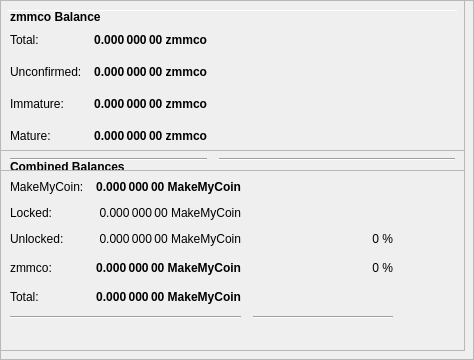
        <widget class="QFrame" name="frameObfuscation">
         <property name="minimumSize">
          <size>
           <width>0</width>
           <height>350</height>
          </size>
         </property>
         <property name="layoutDirection">
          <enum>Qt::LeftToRight</enum>
         </property>
         <property name="frameShape">
          <enum>QFrame::StyledPanel</enum>
         </property>
         <property name="frameShadow">
          <enum>QFrame::Raised</enum>
         </property>
         <widget class="QPushButton" name="runAutoDenom">
          <property name="geometry">
           <rect>
            <x>251</x>
            <y>17</y>
            <width>1</width>
            <height>1</height>
           </rect>
          </property>
          <property name="palette">
           <palette>
            <active>
             <colorrole role="WindowText">
              <brush brushstyle="SolidPattern">
               <color alpha="255">
                <red>0</red>
                <green>0</green>
                <blue>0</blue>
               </color>
              </brush>
             </colorrole>
             <colorrole role="Button">
              <brush brushstyle="SolidPattern">
               <color alpha="255">
                <red>239</red>
                <green>238</green>
                <blue>238</blue>
               </color>
              </brush>
             </colorrole>
             <colorrole role="Light">
              <brush brushstyle="SolidPattern">
               <color alpha="255">
                <red>255</red>
                <green>255</green>
                <blue>255</blue>
               </color>
              </brush>
             </colorrole>
             <colorrole role="Midlight">
              <brush brushstyle="SolidPattern">
               <color alpha="255">
                <red>247</red>
                <green>246</green>
                <blue>246</blue>
               </color>
              </brush>
             </colorrole>
             <colorrole role="Dark">
              <brush brushstyle="SolidPattern">
               <color alpha="255">
                <red>119</red>
                <green>119</green>
                <blue>119</blue>
               </color>
              </brush>
             </colorrole>
             <colorrole role="Mid">
              <brush brushstyle="SolidPattern">
               <color alpha="255">
                <red>159</red>
                <green>159</green>
                <blue>159</blue>
               </color>
              </brush>
             </colorrole>
             <colorrole role="Text">
              <brush brushstyle="SolidPattern">
               <color alpha="255">
                <red>0</red>
                <green>0</green>
                <blue>0</blue>
               </color>
              </brush>
             </colorrole>
             <colorrole role="BrightText">
              <brush brushstyle="SolidPattern">
               <color alpha="255">
                <red>255</red>
                <green>255</green>
                <blue>255</blue>
               </color>
              </brush>
             </colorrole>
             <colorrole role="ButtonText">
              <brush brushstyle="SolidPattern">
               <color alpha="255">
                <red>0</red>
                <green>0</green>
                <blue>0</blue>
               </color>
              </brush>
             </colorrole>
             <colorrole role="Base">
              <brush brushstyle="SolidPattern">
               <color alpha="255">
                <red>255</red>
                <green>255</green>
                <blue>255</blue>
               </color>
              </brush>
             </colorrole>
             <colorrole role="Window">
              <brush brushstyle="SolidPattern">
               <color alpha="255">
                <red>239</red>
                <green>238</green>
                <blue>238</blue>
               </color>
              </brush>
             </colorrole>
             <colorrole role="Shadow">
              <brush brushstyle="SolidPattern">
               <color alpha="255">
                <red>0</red>
                <green>0</green>
                <blue>0</blue>
               </color>
              </brush>
             </colorrole>
             <colorrole role="AlternateBase">
              <brush brushstyle="SolidPattern">
               <color alpha="255">
                <red>247</red>
                <green>246</green>
                <blue>246</blue>
               </color>
              </brush>
             </colorrole>
             <colorrole role="ToolTipBase">
              <brush brushstyle="SolidPattern">
               <color alpha="255">
                <red>255</red>
                <green>255</green>
                <blue>220</blue>
               </color>
              </brush>
             </colorrole>
             <colorrole role="ToolTipText">
              <brush brushstyle="SolidPattern">
               <color alpha="255">
                <red>0</red>
                <green>0</green>
                <blue>0</blue>
               </color>
              </brush>
             </colorrole>
            </active>
            <inactive>
             <colorrole role="WindowText">
              <brush brushstyle="SolidPattern">
               <color alpha="255">
                <red>0</red>
                <green>0</green>
                <blue>0</blue>
               </color>
              </brush>
             </colorrole>
             <colorrole role="Button">
              <brush brushstyle="SolidPattern">
               <color alpha="255">
                <red>239</red>
                <green>238</green>
                <blue>238</blue>
               </color>
              </brush>
             </colorrole>
             <colorrole role="Light">
              <brush brushstyle="SolidPattern">
               <color alpha="255">
                <red>255</red>
                <green>255</green>
                <blue>255</blue>
               </color>
              </brush>
             </colorrole>
             <colorrole role="Midlight">
              <brush brushstyle="SolidPattern">
               <color alpha="255">
                <red>247</red>
                <green>246</green>
                <blue>246</blue>
               </color>
              </brush>
             </colorrole>
             <colorrole role="Dark">
              <brush brushstyle="SolidPattern">
               <color alpha="255">
                <red>119</red>
                <green>119</green>
                <blue>119</blue>
               </color>
              </brush>
             </colorrole>
             <colorrole role="Mid">
              <brush brushstyle="SolidPattern">
               <color alpha="255">
                <red>159</red>
                <green>159</green>
                <blue>159</blue>
               </color>
              </brush>
             </colorrole>
             <colorrole role="Text">
              <brush brushstyle="SolidPattern">
               <color alpha="255">
                <red>0</red>
                <green>0</green>
                <blue>0</blue>
               </color>
              </brush>
             </colorrole>
             <colorrole role="BrightText">
              <brush brushstyle="SolidPattern">
               <color alpha="255">
                <red>255</red>
                <green>255</green>
                <blue>255</blue>
               </color>
              </brush>
             </colorrole>
             <colorrole role="ButtonText">
              <brush brushstyle="SolidPattern">
               <color alpha="255">
                <red>0</red>
                <green>0</green>
                <blue>0</blue>
               </color>
              </brush>
             </colorrole>
             <colorrole role="Base">
              <brush brushstyle="SolidPattern">
               <color alpha="255">
                <red>255</red>
                <green>255</green>
                <blue>255</blue>
               </color>
              </brush>
             </colorrole>
             <colorrole role="Window">
              <brush brushstyle="SolidPattern">
               <color alpha="255">
                <red>239</red>
                <green>238</green>
                <blue>238</blue>
               </color>
              </brush>
             </colorrole>
             <colorrole role="Shadow">
              <brush brushstyle="SolidPattern">
               <color alpha="255">
                <red>0</red>
                <green>0</green>
                <blue>0</blue>
               </color>
              </brush>
             </colorrole>
             <colorrole role="AlternateBase">
              <brush brushstyle="SolidPattern">
               <color alpha="255">
                <red>247</red>
                <green>246</green>
                <blue>246</blue>
               </color>
              </brush>
             </colorrole>
             <colorrole role="ToolTipBase">
              <brush brushstyle="SolidPattern">
               <color alpha="255">
                <red>255</red>
                <green>255</green>
                <blue>220</blue>
               </color>
              </brush>
             </colorrole>
             <colorrole role="ToolTipText">
              <brush brushstyle="SolidPattern">
               <color alpha="255">
                <red>0</red>
                <green>0</green>
                <blue>0</blue>
               </color>
              </brush>
             </colorrole>
            </inactive>
            <disabled>
             <colorrole role="WindowText">
              <brush brushstyle="SolidPattern">
               <color alpha="255">
                <red>119</red>
                <green>119</green>
                <blue>119</blue>
               </color>
              </brush>
             </colorrole>
             <colorrole role="Button">
              <brush brushstyle="SolidPattern">
               <color alpha="255">
                <red>239</red>
                <green>238</green>
                <blue>238</blue>
               </color>
              </brush>
             </colorrole>
             <colorrole role="Light">
              <brush brushstyle="SolidPattern">
               <color alpha="255">
                <red>255</red>
                <green>255</green>
                <blue>255</blue>
               </color>
              </brush>
             </colorrole>
             <colorrole role="Midlight">
              <brush brushstyle="SolidPattern">
               <color alpha="255">
                <red>247</red>
                <green>246</green>
                <blue>246</blue>
               </color>
              </brush>
             </colorrole>
             <colorrole role="Dark">
              <brush brushstyle="SolidPattern">
               <color alpha="255">
                <red>119</red>
                <green>119</green>
                <blue>119</blue>
               </color>
              </brush>
             </colorrole>
             <colorrole role="Mid">
              <brush brushstyle="SolidPattern">
               <color alpha="255">
                <red>159</red>
                <green>159</green>
                <blue>159</blue>
               </color>
              </brush>
             </colorrole>
             <colorrole role="Text">
              <brush brushstyle="SolidPattern">
               <color alpha="255">
                <red>119</red>
                <green>119</green>
                <blue>119</blue>
               </color>
              </brush>
             </colorrole>
             <colorrole role="BrightText">
              <brush brushstyle="SolidPattern">
               <color alpha="255">
                <red>255</red>
                <green>255</green>
                <blue>255</blue>
               </color>
              </brush>
             </colorrole>
             <colorrole role="ButtonText">
              <brush brushstyle="SolidPattern">
               <color alpha="255">
                <red>119</red>
                <green>119</green>
                <blue>119</blue>
               </color>
              </brush>
             </colorrole>
             <colorrole role="Base">
              <brush brushstyle="SolidPattern">
               <color alpha="255">
                <red>239</red>
                <green>238</green>
                <blue>238</blue>
               </color>
              </brush>
             </colorrole>
             <colorrole role="Window">
              <brush brushstyle="SolidPattern">
               <color alpha="255">
                <red>239</red>
                <green>238</green>
                <blue>238</blue>
               </color>
              </brush>
             </colorrole>
             <colorrole role="Shadow">
              <brush brushstyle="SolidPattern">
               <color alpha="255">
                <red>0</red>
                <green>0</green>
                <blue>0</blue>
               </color>
              </brush>
             </colorrole>
             <colorrole role="AlternateBase">
              <brush brushstyle="SolidPattern">
               <color alpha="255">
                <red>239</red>
                <green>238</green>
                <blue>238</blue>
               </color>
              </brush>
             </colorrole>
             <colorrole role="ToolTipBase">
              <brush brushstyle="SolidPattern">
               <color alpha="255">
                <red>255</red>
                <green>255</green>
                <blue>220</blue>
               </color>
              </brush>
             </colorrole>
             <colorrole role="ToolTipText">
              <brush brushstyle="SolidPattern">
               <color alpha="255">
                <red>0</red>
                <green>0</green>
                <blue>0</blue>
               </color>
              </brush>
             </colorrole>
            </disabled>
           </palette>
          </property>
          <property name="focusPolicy">
           <enum>Qt::NoFocus</enum>
          </property>
          <property name="autoFillBackground">
           <bool>true</bool>
          </property>
          <property name="text">
           <string/>
          </property>
          <property name="flat">
           <bool>true</bool>
          </property>
         </widget>
         <widget class="Line" name="line">
          <property name="geometry">
           <rect>
            <x>7</x>
            <y>10</y>
            <width>451</width>
            <height>1</height>
           </rect>
          </property>
          <property name="orientation">
           <enum>Qt::Horizontal</enum>
          </property>
         </widget>
         <widget class="QFrame" name="frame_3">
          <property name="geometry">
           <rect>
            <x>0</x>
            <y>150</y>
            <width>465</width>
            <height>201</height>
           </rect>
          </property>
          <property name="frameShape">
           <enum>QFrame::StyledPanel</enum>
          </property>
          <property name="frameShadow">
           <enum>QFrame::Raised</enum>
          </property>
          <layout class="QVBoxLayout" name="verticalLayout_5">
           <item>
            <layout class="QHBoxLayout" name="horizontalLayout_5" stretch="0">
             <item>
              <widget class="QLabel" name="label_5z">
               <property name="maximumSize">
                <size>
                 <width>16777215</width>
                 <height>20</height>
                </size>
               </property>
               <property name="font">
                <font>
                 <weight>75</weight>
                 <bold>true</bold>
                </font>
               </property>
               <property name="toolTip">
                <string>Combined Balances (including unconfirmed and immature coins)</string>
               </property>
               <property name="text">
                <string>&lt;html&gt;&lt;head/&gt;&lt;body&gt;&lt;p&gt;Combined Balances&lt;/p&gt;&lt;/body&gt;&lt;/html&gt;</string>
               </property>
              </widget>
             </item>
            </layout>
           </item>
           <item>
            <layout class="QGridLayout" name="gridLayout_3">
             <property name="spacing">
              <number>12</number>
             </property>
             <item row="7" column="0" colspan="2">
              <widget class="Line" name="lineSpendableBalance_3">
               <property name="orientation">
                <enum>Qt::Horizontal</enum>
               </property>
              </widget>
             </item>
             <item row="7" column="2">
              <widget class="Line" name="lineWatchBalance_3">
               <property name="sizePolicy">
                <sizepolicy hsizetype="Preferred" vsizetype="Fixed">
                 <horstretch>0</horstretch>
                 <verstretch>0</verstretch>
                </sizepolicy>
               </property>
               <property name="minimumSize">
                <size>
                 <width>140</width>
                 <height>0</height>
                </size>
               </property>
               <property name="orientation">
                <enum>Qt::Horizontal</enum>
               </property>
              </widget>
             </item>
             <item row="4" column="1">
              <widget class="QLabel" name="labelzBalancez">
               <property name="font">
                <font>
                 <weight>75</weight>
                 <bold>true</bold>
                </font>
               </property>
               <property name="cursor">
                <cursorShape>IBeamCursor</cursorShape>
               </property>
               <property name="toolTip">
                <string>Total of transactions that have yet to be confirmed, and do not yet count toward the spendable balance</string>
               </property>
               <property name="text">
                <string notr="true">0.000 000 00 MakeMyCoin</string>
               </property>
               <property name="alignment">
                <set>Qt::AlignRight|Qt::AlignTrailing|Qt::AlignVCenter</set>
               </property>
               <property name="textInteractionFlags">
                <set>Qt::LinksAccessibleByMouse|Qt::TextSelectableByKeyboard|Qt::TextSelectableByMouse</set>
               </property>
              </widget>
             </item>
             <item row="6" column="1">
              <widget class="QLabel" name="labelTotalz">
               <property name="font">
                <font>
                 <weight>75</weight>
                 <bold>true</bold>
                </font>
               </property>
               <property name="cursor">
                <cursorShape>IBeamCursor</cursorShape>
               </property>
               <property name="toolTip">
                <string>Total Balance, including unconfirmed and immature coins.</string>
               </property>
               <property name="text">
                <string notr="true">0.000 000 00 MakeMyCoin</string>
               </property>
               <property name="alignment">
                <set>Qt::AlignRight|Qt::AlignTrailing|Qt::AlignVCenter</set>
               </property>
               <property name="textInteractionFlags">
                <set>Qt::LinksAccessibleByMouse|Qt::TextSelectableByKeyboard|Qt::TextSelectableByMouse</set>
               </property>
              </widget>
             </item>
             <item row="4" column="3">
              <spacer name="horizontalSpacer_6">
               <property name="orientation">
                <enum>Qt::Horizontal</enum>
               </property>
               <property name="sizeHint" stdset="0">
                <size>
                 <width>40</width>
                 <height>20</height>
                </size>
               </property>
              </spacer>
             </item>
             <item row="6" column="0">
              <widget class="QLabel" name="labelTotalTextz">
               <property name="text">
                <string>Total:</string>
               </property>
              </widget>
             </item>
             <item row="1" column="0">
              <widget class="QLabel" name="labelBalanceTextz">
               <property name="text">
                <string>MakeMyCoin:</string>
               </property>
              </widget>
             </item>
             <item row="1" column="1">
              <widget class="QLabel" name="labelBalancez">
               <property name="font">
                <font>
                 <weight>75</weight>
                 <bold>true</bold>
                </font>
               </property>
               <property name="cursor">
                <cursorShape>IBeamCursor</cursorShape>
               </property>
               <property name="toolTip">
                <string>Your current spendable balance</string>
               </property>
               <property name="text">
                <string notr="true">0.000 000 00 MakeMyCoin</string>
               </property>
               <property name="alignment">
                <set>Qt::AlignRight|Qt::AlignTrailing|Qt::AlignVCenter</set>
               </property>
               <property name="textInteractionFlags">
                <set>Qt::LinksAccessibleByMouse|Qt::TextSelectableByKeyboard|Qt::TextSelectableByMouse</set>
               </property>
              </widget>
             </item>
             <item row="4" column="0">
              <widget class="QLabel" name="labelzBalanceTextz">
               <property name="toolTip">
                <string/>
               </property>
               <property name="text">
                <string>zmmco:</string>
               </property>
              </widget>
             </item>
             <item row="4" column="2">
              <widget class="QLabel" name="labelzsndPercent">
               <property name="toolTip">
                <string>Current percentage of zmmco.
If AutoMint is enabled this percentage will settle around the configured AutoMint percentage (default = 10%)</string>
               </property>
               <property name="text">
                <string>0 %</string>
               </property>
               <property name="alignment">
                <set>Qt::AlignRight|Qt::AlignTrailing|Qt::AlignVCenter</set>
               </property>
              </widget>
             </item>
             <item row="6" column="2">
              <widget class="QLabel" name="label100Percent">
               <property name="text">
                <string/>
               </property>
               <property name="alignment">
                <set>Qt::AlignRight|Qt::AlignTrailing|Qt::AlignVCenter</set>
               </property>
              </widget>
             </item>
             <item row="2" column="1">
              <widget class="QLabel" name="labelLockedBalance">
               <property name="toolTip">
                <string>Locked MakeMyCoin or Masternode collaterals. These are excluded from zmmco minting.</string>
               </property>
               <property name="text">
                <string>0.000 000 00 MakeMyCoin</string>
               </property>
               <property name="alignment">
                <set>Qt::AlignRight|Qt::AlignTrailing|Qt::AlignVCenter</set>
               </property>
              </widget>
             </item>
             <item row="2" column="0">
              <widget class="QLabel" name="labelLockedBalanceText">
               <property name="toolTip">
                <string>Locked MakeMyCoin or Masternode collaterals. These are excluded from zmmco minting.</string>
               </property>
               <property name="text">
                <string>Locked:</string>
               </property>
              </widget>
             </item>
             <item row="3" column="0">
              <widget class="QLabel" name="labelUnLockedBalanceText">
               <property name="toolTip">
                <string>Unlocked MakeMyCoins. These can be used for zmmco minting.</string>
               </property>
               <property name="text">
                <string>Unlocked:</string>
               </property>
              </widget>
             </item>
             <item row="3" column="1">
              <widget class="QLabel" name="labelUnLockedBalance">
               <property name="toolTip">
                <string>Unlocked MakeMyCoins. These can be used for zmmco minting.</string>
               </property>
               <property name="text">
                <string>0.000 000 00 MakeMyCoin</string>
               </property>
               <property name="alignment">
                <set>Qt::AlignRight|Qt::AlignTrailing|Qt::AlignVCenter</set>
               </property>
              </widget>
             </item>
             <item row="3" column="2">
              <widget class="QLabel" name="labelMakeMyCoinPercent">
               <property name="text">
                <string>0 %</string>
               </property>
               <property name="alignment">
                <set>Qt::AlignRight|Qt::AlignTrailing|Qt::AlignVCenter</set>
               </property>
              </widget>
             </item>
            </layout>
           </item>
           <item>
            <spacer name="verticalSpacer">
             <property name="orientation">
              <enum>Qt::Vertical</enum>
             </property>
             <property name="sizeHint" stdset="0">
              <size>
               <width>20</width>
               <height>40</height>
              </size>
             </property>
            </spacer>
           </item>
          </layout>
         </widget>
         <widget class="QFrame" name="frame_4">
          <property name="geometry">
           <rect>
            <x>0</x>
            <y>0</y>
            <width>465</width>
            <height>171</height>
           </rect>
          </property>
          <property name="frameShape">
           <enum>QFrame::StyledPanel</enum>
          </property>
          <property name="frameShadow">
           <enum>QFrame::Raised</enum>
          </property>
          <layout class="QVBoxLayout" name="verticalLayout_7">
           <item>
            <layout class="QHBoxLayout" name="horizontalLayout_8" stretch="0">
             <item>
              <widget class="QLabel" name="label_5z_3">
               <property name="maximumSize">
                <size>
                 <width>16777215</width>
                 <height>20</height>
                </size>
               </property>
               <property name="font">
                <font>
                 <weight>75</weight>
                 <bold>true</bold>
                </font>
               </property>
               <property name="text">
                <string>zmmco Balance</string>
               </property>
              </widget>
             </item>
            </layout>
           </item>
           <item>
            <layout class="QGridLayout" name="gridLayout_5">
             <property name="spacing">
              <number>12</number>
             </property>
             <item row="4" column="0">
              <widget class="QLabel" name="labelzBalanceMatureText">
               <property name="toolTip">
                <string>Mature: more than 20 confirmation and more than 1 mints of the same denomination after it was minted.
These zmmco are spendable.</string>
               </property>
               <property name="text">
                <string>Mature:</string>
               </property>
              </widget>
             </item>
             <item row="5" column="0" colspan="2">
              <widget class="Line" name="lineSpendableBalance_5">
               <property name="orientation">
                <enum>Qt::Horizontal</enum>
               </property>
              </widget>
             </item>
             <item row="1" column="1">
              <widget class="QLabel" name="labelzBalance">
               <property name="font">
                <font>
                 <weight>75</weight>
                 <bold>true</bold>
                </font>
               </property>
               <property name="cursor">
                <cursorShape>IBeamCursor</cursorShape>
               </property>
               <property name="toolTip">
                <string>All available zmmco, unconfirmed and immature zmmco included.</string>
               </property>
               <property name="text">
                <string notr="true">0.000 000 00 zmmco</string>
               </property>
               <property name="alignment">
                <set>Qt::AlignRight|Qt::AlignTrailing|Qt::AlignVCenter</set>
               </property>
               <property name="textInteractionFlags">
                <set>Qt::LinksAccessibleByMouse|Qt::TextSelectableByKeyboard|Qt::TextSelectableByMouse</set>
               </property>
              </widget>
             </item>
             <item row="5" column="2">
              <widget class="Line" name="lineWatchBalance_5">
               <property name="sizePolicy">
                <sizepolicy hsizetype="Preferred" vsizetype="Fixed">
                 <horstretch>0</horstretch>
                 <verstretch>0</verstretch>
                </sizepolicy>
               </property>
               <property name="minimumSize">
                <size>
                 <width>140</width>
                 <height>0</height>
                </size>
               </property>
               <property name="orientation">
                <enum>Qt::Horizontal</enum>
               </property>
              </widget>
             </item>
             <item row="1" column="0">
              <widget class="QLabel" name="labelzBalanceText">
               <property name="toolTip">
                <string>All available zmmco, unconfirmed and immature zmmco included.</string>
               </property>
               <property name="text">
                <string>Total:</string>
               </property>
              </widget>
             </item>
             <item row="1" column="2">
              <spacer name="horizontalSpacer_8">
               <property name="orientation">
                <enum>Qt::Horizontal</enum>
               </property>
               <property name="sizeHint" stdset="0">
                <size>
                 <width>40</width>
                 <height>20</height>
                </size>
               </property>
              </spacer>
             </item>
             <item row="4" column="2">
              <spacer name="horizontalSpacer_4">
               <property name="orientation">
                <enum>Qt::Horizontal</enum>
               </property>
               <property name="sizeHint" stdset="0">
                <size>
                 <width>40</width>
                 <height>20</height>
                </size>
               </property>
              </spacer>
             </item>
             <item row="4" column="1">
              <widget class="QLabel" name="labelzBalanceMature">
               <property name="font">
                <font>
                 <weight>75</weight>
                 <bold>true</bold>
                </font>
               </property>
               <property name="toolTip">
                <string>Mature: more than 20 confirmation and more than 1 mints of the same denomination after it was minted.
These zmmco are spendable.</string>
               </property>
               <property name="text">
                <string>0.000 000 00 zmmco</string>
               </property>
               <property name="alignment">
                <set>Qt::AlignRight|Qt::AlignTrailing|Qt::AlignVCenter</set>
               </property>
              </widget>
             </item>
             <item row="2" column="0">
              <widget class="QLabel" name="labelzBalanceUnconfirmedText">
               <property name="toolTip">
                <string>Unconfirmed: less than 20 confirmations
Immature: confirmed, but less than 1 mints of the same denomination after it was minted</string>
               </property>
               <property name="text">
                <string>Unconfirmed:</string>
               </property>
              </widget>
             </item>
             <item row="2" column="1">
              <widget class="QLabel" name="labelzBalanceUnconfirmed">
               <property name="font">
                <font>
                 <weight>75</weight>
                 <bold>true</bold>
                </font>
               </property>
               <property name="toolTip">
                <string>Unconfirmed: less than 20 confirmations
Immature: confirmed, but less than 1 mints of the same denomination after it was minted</string>
               </property>
               <property name="text">
                <string>0.000 000 00 zmmco</string>
               </property>
               <property name="alignment">
                <set>Qt::AlignRight|Qt::AlignTrailing|Qt::AlignVCenter</set>
               </property>
              </widget>
             </item>
             <item row="2" column="2">
              <spacer name="horizontalSpacer_5">
               <property name="orientation">
                <enum>Qt::Horizontal</enum>
               </property>
               <property name="sizeHint" stdset="0">
                <size>
                 <width>40</width>
                 <height>20</height>
                </size>
               </property>
              </spacer>
             </item>
             <item row="3" column="0">
              <widget class="QLabel" name="labelzBalanceImmatureText">
               <property name="toolTip">
                <string>Unconfirmed: less than 20 confirmations
Immature: confirmed, but less than 1 mints of the same denomination after it was minted</string>
               </property>
               <property name="text">
                <string>Immature:</string>
               </property>
              </widget>
             </item>
             <item row="3" column="1">
              <widget class="QLabel" name="labelzBalanceImmature">
               <property name="font">
                <font>
                 <weight>75</weight>
                 <bold>true</bold>
                </font>
               </property>
               <property name="toolTip">
                <string>Unconfirmed: less than 20 confirmations
Immature: confirmed, but less than 1 mints of the same denomination after it was minted</string>
               </property>
               <property name="text">
                <string>0.000 000 00 zmmco</string>
               </property>
               <property name="alignment">
                <set>Qt::AlignRight|Qt::AlignTrailing|Qt::AlignVCenter</set>
               </property>
              </widget>
             </item>
             <item row="3" column="2">
              <spacer name="horizontalSpacer_7">
               <property name="orientation">
                <enum>Qt::Horizontal</enum>
               </property>
               <property name="sizeHint" stdset="0">
                <size>
                 <width>40</width>
                 <height>20</height>
                </size>
               </property>
              </spacer>
             </item>
            </layout>
           </item>
          </layout>
         </widget>
        </widget>
